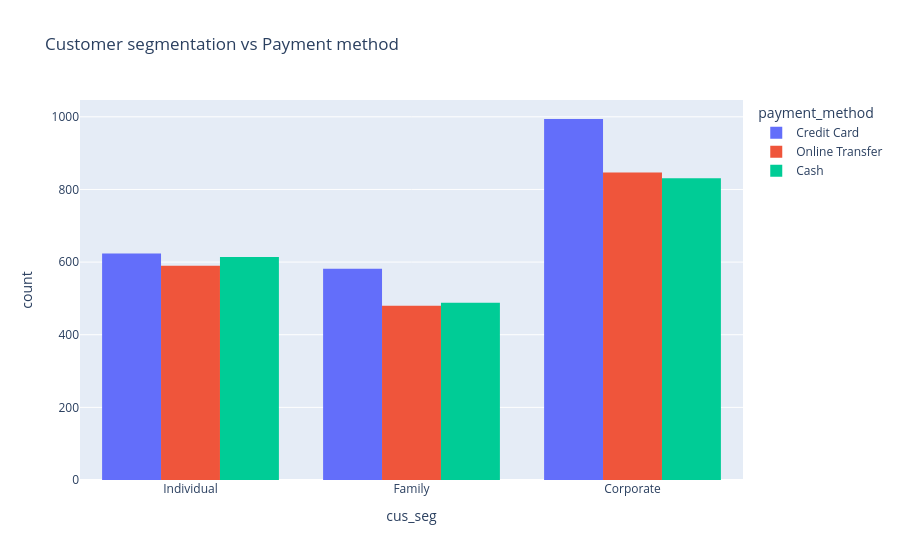

The notebook cell this image was saved under:
### Markdown cell above
## Payment method and customer segmentation

### Code cell
fig_payment = px.histogram(hotel, x='cus_seg', color='payment_method',
                                 barmode='group',
                                title='Customer segmentation vs Payment method')
fig_payment.show()

### Figure 1 — Plotly figure (JSON) as saved in the notebook; plotly's stock layout.template omitted (floating-point values rounded to 4 significant figures; data arrays with more than 128 entries replaced by an {"elided": "..."} marker saying what was removed)
{"data": [{"alignmentgroup": "True", "bingroup": "x", "hovertemplate": "payment_method=Credit Card<br>cus_seg=%{x}<br>count=%{y}<extra></extra>", "legendgroup": "Credit Card", "marker": {"color": "#636efa", "pattern": {"shape": ""}}, "name": "Credit Card", "offsetgroup": "Credit Card", "orientation": "v", "showlegend": true, "type": "histogram", "x": {"elided": "2200 str values"}, "xaxis": "x", "yaxis": "y"}, {"alignmentgroup": "True", "bingroup": "x", "hovertemplate": "payment_method=Online Transfer<br>cus_seg=%{x}<br>count=%{y}<extra></extra>", "legendgroup": "Online Transfer", "marker": {"color": "#EF553B", "pattern": {"shape": ""}}, "name": "Online Transfer", "offsetgroup": "Online Transfer", "orientation": "v", "showlegend": true, "type": "histogram", "x": {"elided": "1917 str values"}, "xaxis": "x", "yaxis": "y"}, {"alignmentgroup": "True", "bingroup": "x", "hovertemplate": "payment_method=Cash<br>cus_seg=%{x}<br>count=%{y}<extra></extra>", "legendgroup": "Cash", "marker": {"color": "#00cc96", "pattern": {"shape": ""}}, "name": "Cash", "offsetgroup": "Cash", "orientation": "v", "showlegend": true, "type": "histogram", "x": {"elided": "1933 str values"}, "xaxis": "x", "yaxis": "y"}], "layout": {"autosize": true, "barmode": "group", "legend": {"title": {"text": "payment_method"}, "tracegroupgap": 0}, "title": {"text": "Customer segmentation vs Payment method"}, "xaxis": {"anchor": "y", "autorange": true, "domain": [0, 1], "range": [-0.5, 2.5], "title": {"text": "cus_seg"}, "type": "category"}, "yaxis": {"anchor": "x", "autorange": true, "domain": [0, 1], "range": [0, 1046.0], "title": {"text": "count"}}}}
